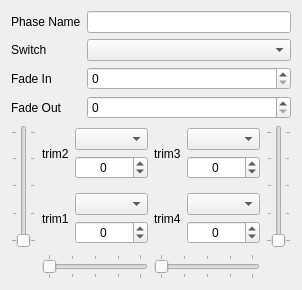
           <widget class="QWidget" name="phase1">
            <property name="geometry">
             <rect>
              <x>0</x>
              <y>0</y>
              <width>302</width>
              <height>290</height>
             </rect>
            </property>
            <attribute name="label">
             <string>Flight Phase 1</string>
            </attribute>
            <layout class="QVBoxLayout" name="verticalLayout_4b">
             <item>
              <layout class="QGridLayout" name="gridLayout_11b">
               <item row="0" column="2">
                <widget class="QLineEdit" name="phase1Name">
                 <property name="maxLength">
                  <number>6</number>
                 </property>
                </widget>
               </item>
               <item row="0" column="0">
                <widget class="QLabel" name="label_37d">
                 <property name="text">
                  <string>Phase Name</string>
                 </property>
                </widget>
               </item>
               <item row="2" column="0">
                <widget class="QLabel" name="label_38d">
                 <property name="text">
                  <string>Fade In</string>
                 </property>
                </widget>
               </item>
               <item row="3" column="0">
                <widget class="QLabel" name="label_39d">
                 <property name="text">
                  <string>Fade Out</string>
                 </property>
                </widget>
               </item>
               <item row="1" column="0">
                <widget class="QLabel" name="label_37d_2">
                 <property name="text">
                  <string>Switch</string>
                 </property>
                </widget>
               </item>
               <item row="1" column="2">
                <widget class="QComboBox" name="phase1Switch"/>
               </item>
               <item row="2" column="2">
                <widget class="QSpinBox" name="phase1FadeIn">
                 <property name="minimum">
                  <number>0</number>
                 </property>
                 <property name="maximum">
                  <number>15</number>
                 </property>
                </widget>
               </item>
               <item row="3" column="2">
                <widget class="QSpinBox" name="phase1FadeOut">
                 <property name="minimum">
                  <number>0</number>
                 </property>
                 <property name="maximum">
                  <number>15</number>
                 </property>
                </widget>
               </item>
              </layout>
             </item>
             <item>
              <layout class="QGridLayout" name="gridLayout_12d">
               <item row="0" column="0">
                <widget class="QSlider" name="phase1Trim2Slider">
                 <property name="orientation">
                  <enum>Qt::Vertical</enum>
                 </property>
                 <property name="tickPosition">
                  <enum>QSlider::TicksBothSides</enum>
                 </property>
                 <property name="tickInterval">
                  <number>25</number>
                 </property>
                </widget>
               </item>
               <item row="0" column="3">
                <widget class="QSlider" name="phase1Trim3Slider">
                 <property name="orientation">
                  <enum>Qt::Vertical</enum>
                 </property>
                 <property name="invertedAppearance">
                  <bool>false</bool>
                 </property>
                 <property name="invertedControls">
                  <bool>false</bool>
                 </property>
                 <property name="tickPosition">
                  <enum>QSlider::TicksBothSides</enum>
                 </property>
                 <property name="tickInterval">
                  <number>25</number>
                 </property>
                </widget>
               </item>
               <item row="2" column="2">
                <widget class="QSlider" name="phase1Trim4Slider">
                 <property name="orientation">
                  <enum>Qt::Horizontal</enum>
                 </property>
                 <property name="tickPosition">
                  <enum>QSlider::TicksBothSides</enum>
                 </property>
                 <property name="tickInterval">
                  <number>25</number>
                 </property>
                </widget>
               </item>
               <item row="2" column="1">
                <widget class="QSlider" name="phase1Trim1Slider">
                 <property name="orientation">
                  <enum>Qt::Horizontal</enum>
                 </property>
                 <property name="tickPosition">
                  <enum>QSlider::TicksBothSides</enum>
                 </property>
                 <property name="tickInterval">
                  <number>25</number>
                 </property>
                </widget>
               </item>
               <item row="0" column="1">
                <layout class="QGridLayout" name="gridLayout_14d" columnstretch="0,1">
                 <item row="1" column="0">
                  <widget class="QLabel" name="phase1Trim1Label">
                   <property name="text">
                    <string>trim1</string>
                   </property>
                  </widget>
                 </item>
                 <item row="0" column="0">
                  <widget class="QLabel" name="phase1Trim2Label">
                   <property name="text">
                    <string>trim2</string>
                   </property>
                  </widget>
                 </item>
                 <item row="0" column="1">
                  <layout class="QVBoxLayout" name="verticalLayout_5b" stretch="0,0,0,0,0">
                   <property name="spacing">
                    <number>6</number>
                   </property>
                   <property name="sizeConstraint">
                    <enum>QLayout::SetNoConstraint</enum>
                   </property>
                   <item>
                    <spacer name="verticalSpacer_3b">
                     <property name="orientation">
                      <enum>Qt::Vertical</enum>
                     </property>
                     <property name="sizeHint" stdset="0">
                      <size>
                       <width>0</width>
                       <height>0</height>
                      </size>
                     </property>
                    </spacer>
                   </item>
                   <item>
                    <spacer name="verticalSpacer_4d_2">
                     <property name="orientation">
                      <enum>Qt::Vertical</enum>
                     </property>
                     <property name="sizeHint" stdset="0">
                      <size>
                       <width>20</width>
                       <height>40</height>
                      </size>
                     </property>
                    </spacer>
                   </item>
                   <item>
                    <widget class="QComboBox" name="phase1Trim2Use">
                     <property name="sizePolicy">
                      <sizepolicy hsizetype="Preferred" vsizetype="Fixed">
                       <horstretch>1</horstretch>
                       <verstretch>0</verstretch>
                      </sizepolicy>
                     </property>
                    </widget>
                   </item>
                   <item>
                    <widget class="QSpinBox" name="phase1Trim2Value">
                     <property name="sizePolicy">
                      <sizepolicy hsizetype="Minimum" vsizetype="Fixed">
                       <horstretch>1</horstretch>
                       <verstretch>0</verstretch>
                      </sizepolicy>
                     </property>
                     <property name="alignment">
                      <set>Qt::AlignCenter</set>
                     </property>
                     <property name="accelerated">
                      <bool>true</bool>
                     </property>
                     <property name="minimum">
                      <number>-896</number>
                     </property>
                     <property name="maximum">
                      <number>896</number>
                     </property>
                    </widget>
                   </item>
                   <item>
                    <spacer name="verticalSpacer_4d">
                     <property name="orientation">
                      <enum>Qt::Vertical</enum>
                     </property>
                     <property name="sizeHint" stdset="0">
                      <size>
                       <width>20</width>
                       <height>40</height>
                      </size>
                     </property>
                    </spacer>
                   </item>
                  </layout>
                 </item>
                 <item row="1" column="1">
                  <layout class="QVBoxLayout" name="verticalLayout_6a">
                   <item>
                    <spacer name="verticalSpacer_5a">
                     <property name="orientation">
                      <enum>Qt::Vertical</enum>
                     </property>
                     <property name="sizeHint" stdset="0">
                      <size>
                       <width>20</width>
                       <height>40</height>
                      </size>
                     </property>
                    </spacer>
                   </item>
                   <item>
                    <widget class="QComboBox" name="phase1Trim1Use"/>
                   </item>
                   <item>
                    <widget class="QSpinBox" name="phase1Trim1Value">
                     <property name="alignment">
                      <set>Qt::AlignCenter</set>
                     </property>
                     <property name="accelerated">
                      <bool>true</bool>
                     </property>
                     <property name="minimum">
                      <number>-896</number>
                     </property>
                     <property name="maximum">
                      <number>896</number>
                     </property>
                    </widget>
                   </item>
                   <item>
                    <spacer name="verticalSpacer_6a">
                     <property name="orientation">
                      <enum>Qt::Vertical</enum>
                     </property>
                     <property name="sizeHint" stdset="0">
                      <size>
                       <width>20</width>
                       <height>40</height>
                      </size>
                     </property>
                    </spacer>
                   </item>
                  </layout>
                 </item>
                </layout>
               </item>
               <item row="0" column="2">
                <layout class="QGridLayout" name="gridLayout_15d" columnstretch="0,1">
                 <item row="1" column="0">
                  <widget class="QLabel" name="phase1Trim4Label">
                   <property name="text">
                    <string>trim4</string>
                   </property>
                  </widget>
                 </item>
                 <item row="0" column="0">
                  <widget class="QLabel" name="phase1Trim3Label">
                   <property name="text">
                    <string>trim3</string>
                   </property>
                  </widget>
                 </item>
                 <item row="0" column="1">
                  <layout class="QVBoxLayout" name="verticalLayout_7a">
                   <item>
                    <spacer name="verticalSpacer_7a">
                     <property name="orientation">
                      <enum>Qt::Vertical</enum>
                     </property>
                     <property name="sizeHint" stdset="0">
                      <size>
                       <width>20</width>
                       <height>40</height>
                      </size>
                     </property>
                    </spacer>
                   </item>
                   <item>
                    <widget class="QComboBox" name="phase1Trim3Use"/>
                   </item>
                   <item>
                    <widget class="QSpinBox" name="phase1Trim3Value">
                     <property name="alignment">
                      <set>Qt::AlignCenter</set>
                     </property>
                     <property name="accelerated">
                      <bool>true</bool>
                     </property>
                     <property name="minimum">
                      <number>-896</number>
                     </property>
                     <property name="maximum">
                      <number>896</number>
                     </property>
                    </widget>
                   </item>
                   <item>
                    <spacer name="verticalSpacer_8b">
                     <property name="orientation">
                      <enum>Qt::Vertical</enum>
                     </property>
                     <property name="sizeHint" stdset="0">
                      <size>
                       <width>20</width>
                       <height>40</height>
                      </size>
                     </property>
                    </spacer>
                   </item>
                  </layout>
                 </item>
                 <item row="1" column="1">
                  <layout class="QVBoxLayout" name="verticalLayout_8c">
                   <item>
                    <spacer name="verticalSpacer_9c">
                     <property name="orientation">
                      <enum>Qt::Vertical</enum>
                     </property>
                     <property name="sizeHint" stdset="0">
                      <size>
                       <width>20</width>
                       <height>40</height>
                      </size>
                     </property>
                    </spacer>
                   </item>
                   <item>
                    <widget class="QComboBox" name="phase1Trim4Use"/>
                   </item>
                   <item>
                    <widget class="QSpinBox" name="phase1Trim4Value">
                     <property name="alignment">
                      <set>Qt::AlignCenter</set>
                     </property>
                     <property name="accelerated">
                      <bool>true</bool>
                     </property>
                     <property name="minimum">
                      <number>-896</number>
                     </property>
                     <property name="maximum">
                      <number>896</number>
                     </property>
                    </widget>
                   </item>
                   <item>
                    <spacer name="verticalSpacer_10b">
                     <property name="orientation">
                      <enum>Qt::Vertical</enum>
                     </property>
                     <property name="sizeHint" stdset="0">
                      <size>
                       <width>20</width>
                       <height>40</height>
                      </size>
                     </property>
                    </spacer>
                   </item>
                  </layout>
                 </item>
                </layout>
               </item>
              </layout>
             </item>
            </layout>
           </widget>
